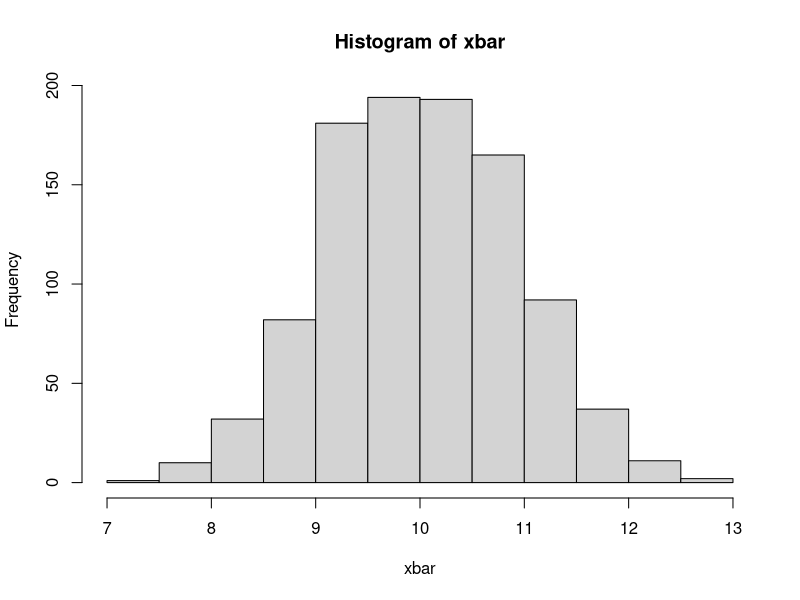

The R source for this figure:
## ---- chunk 1
knitr::opts_chunk$set(echo = TRUE, warning = FALSE, message = FALSE, fig.align = "center", comment = NA)
library(tidyverse)
## ---- chunk 2

mu <- 10 # Population mean
sigma <- 5 # Population s.d.
n <- 30 # Sample size


# Generate a sample
sample <-  rnorm(n,mu,sigma)

# Looking at the sample (optional)
sample 

# Find the of the sample (xbar for the sample)
mean(sample)


# Now repeat the above process 1000 times and find the average of means

xbar <- numeric(1000)

for (i in 1:1000){
  
  sample <- rnorm(n,mu,sigma)
  xbar[i] <- mean(sample) 
}

mean(xbar)
sd(xbar)
hist(xbar)

# End of simulation
## ---- chunk 3

p <- .07 # Population Propotion of interest
n <- 233 # Sample size 

#Check assumptions!!!
n*p > 10
n*(1-p) > 10


# Mean and the sd of the sampling distribution for phat
meanphat <- p
sdphat<- sqrt(p*(1-p)/n)

meanphat
sdphat

## ---- chunk 4

#less than for a normal
#pnorm(value,mean,sd)

pnorm(.06,meanphat,sdphat)

#greater than for a normal
#1-pnorm(value,mean,sd)

1-pnorm(.09,meanphat,sdphat)

#between for a normal
#pnorm(bigvalue,mean,sd)-pnorm(smallerval,mean,sd)

pnorm(.12,meanphat,sdphat)-pnorm(.08,meanphat,sdphat)

# Given the probability find the quantile
#qnorm(percentless,mean,sd)

qnorm(.9,meanphat,sdphat)

